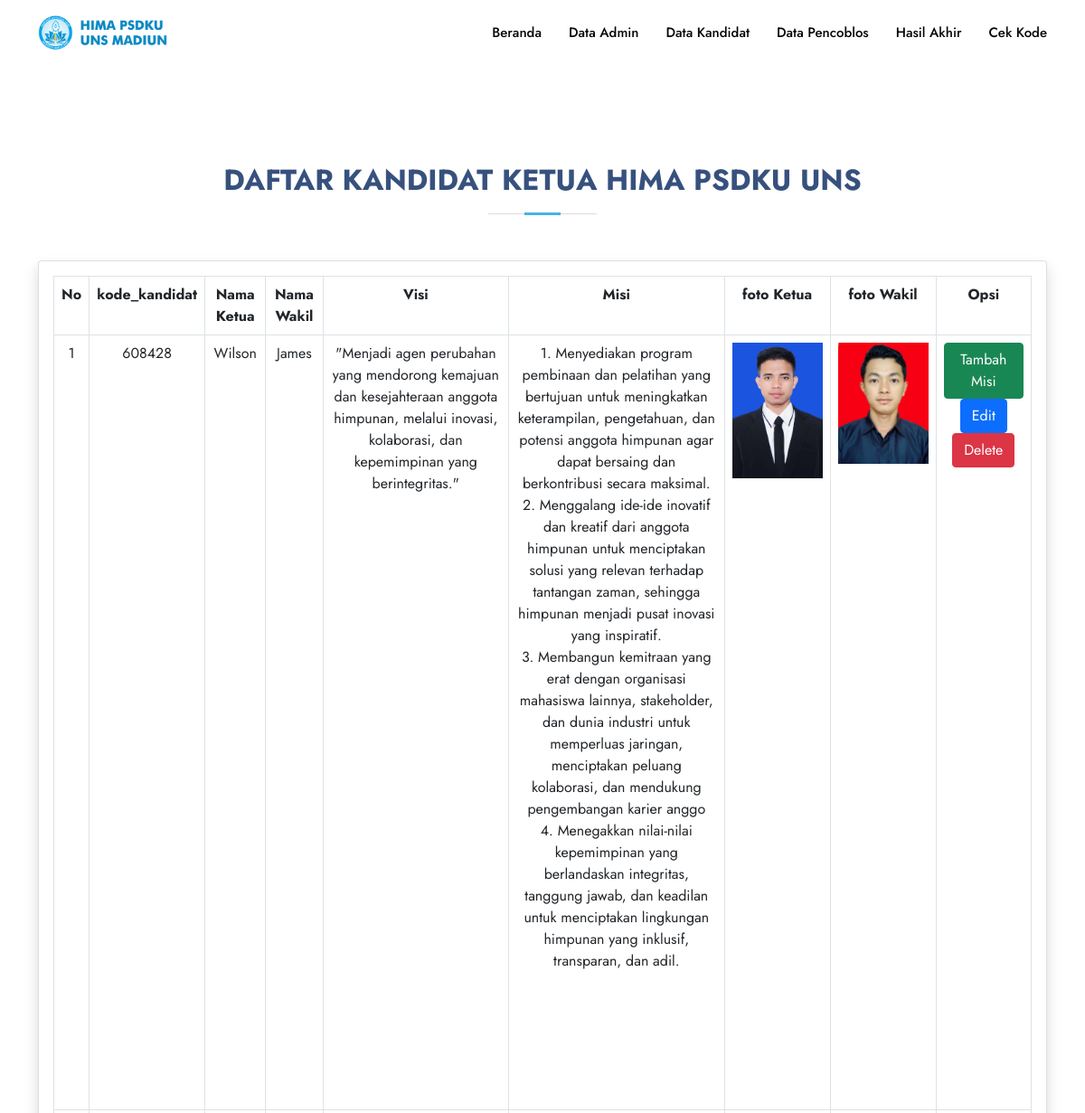
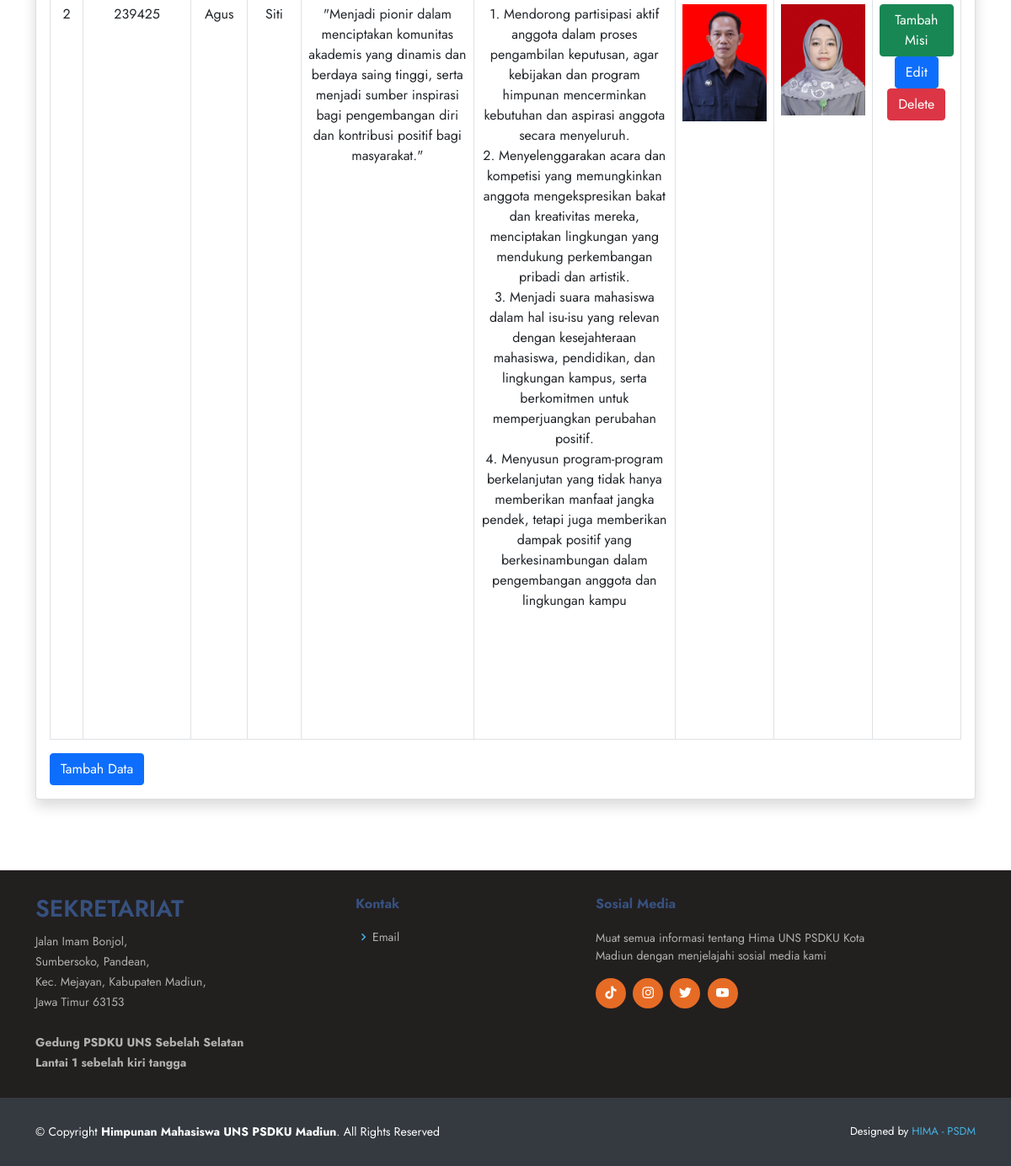
The page /admin/index.php?p=kandidat (signed in) on the database its author committed (2 pictures, top to bottom).
### tables this page shows
CREATE TABLE `tb_kandidat` (
  `id_kandidat` int(11) NOT NULL,
  `kode_kandidat` int(50) NOT NULL,
  `nama_ketua` varchar(100) NOT NULL,
  `nama_wakil` text NOT NULL,
  `visi` text NOT NULL,
  `id_misi` int(11) NOT NULL,
  `foto_ketua` longblob NOT NULL,
  `foto_wakil` longblob NOT NULL
);

CREATE TABLE `tb_misi` (
  `id_misi` int(11) NOT NULL,
  `misi1` varchar(200) NOT NULL,
  `misi2` varchar(200) NOT NULL,
  `misi3` varchar(200) NOT NULL,
  `misi4` varchar(200) NOT NULL,
  `misi5` varchar(200) NOT NULL,
  `misi6` varchar(200) NOT NULL,
  `misi7` varchar(200) NOT NULL,
  `misi8` varchar(200) NOT NULL,
  `misi9` varchar(200) NOT NULL,
  `misi10` varchar(200) NOT NULL
);

### admin/daftar_kandidat/kandidat.php (the view, shortened to what this page needs)
 <section class="layanan">
      <div class="container" data-aos="fade-up">
          <div class="section-title">
            <h2>Daftar Kandidat Ketua HIMA PSDKU UNS </h2>
          </div>
          <div class="card shadow mb-4">
            <div class="card-body">
              <div class="table-responsive">
              <table class="table table-bordered text-center" id="dataTable" width="100%" cellspacing="0">
				<tr>
					<th>No</th>
					<th>kode_kandidat</th>
					<th>Nama Ketua</th>
					<th>Nama Wakil</th>
                    <th>Visi</th>
                    <th>Misi</th>
                    <th>foto Ketua</th>
                    <th>foto Wakil</th>
                    <th>Opsi</th>
				</tr>
				<?php
					$no=1;
					$query = mysqli_query($koneksi,"SELECT * FROM tb_kandidat JOIN tb_misi ON tb_kandidat.id_misi = tb_misi.id_misi");
						while ($row=mysqli_fetch_assoc($query)) {
				?>
				<tr>
					<td><?php echo $no++ ?></td>
					<td><?php echo $row['kode_kandidat']; ?></td>
					<td><?php echo $row['nama_ketua']; ?></td>
					<td><?php echo $row['nama_wakil']; ?></td>
					<td><?php echo $row['visi']; ?></td>
					<td>
					<?php echo $row['misi1']; ?> <br>
					<?php echo $row['misi2']; ?> <br>
					<?php echo $row['misi3']; ?> <br>
					<?php echo $row['misi4']; ?> <br>
					<?php echo $row['misi5']; ?> <br>
					<?php echo $row['misi6']; ?> <br>
					<?php echo $row['misi7']; ?> <br>
					<?php echo $row['misi8']; ?> <br>
					<?php echo $row['misi9']; ?> <br>
					<?php echo $row['misi10']; ?> <br>
					</td>
					<td><?php
								if($row['foto_ketua']== NULL){ ?>
									<img src="./../assets/img/design/kosong/default.PNG" width="50">
						<?php	}else{
						?>
									<img width="100" src="./../assets/img/kandidat/<?php echo $row['foto_ketua']; ?>">
						<?php 	}
				 		?>
					</td>
                    <td><?php
								if($row['foto_wakil'] == NULL){ ?>
									<img src="./../assets/img/design/kosong/default.PNG" width="50">
						<?php	}else{
						?>
									<img width="100" src="./../assets/img/kandidat/<?php echo $row['foto_wakil']; ?>">
						<?php 	}
				 		?>
					</td>
					<td>
						<a class="btn btn-success" data-bs-toggle="modal" data-bs-target="#exampleModal">Tambah Misi</a>
						<a class="btn btn-primary" href="index.php?p=update_data_kandidat&id=<?php echo $row['id_kandidat']?>">Edit</a>
 			    	    <a class="btn btn-danger" onclick="return confirm('Anda Yakin Ingin Menghapus Y/N')" href="index.php?p=delete_data_kandidat&id=<?php echo $row['id_kandidat']?>">Delete</a>
				<?php
					}
             	?>
					</td>
                </tr>
			   	</table>
			   		<a class="btn btn-primary" href="index.php?p=tambah_kandidat">Tambah Data</a>
 			</div>
        </div>
      </div>
    </div>
</section>

### admin/index.php (shortened to what this page needs)
<?php
	include 'conn/config.php';
 ?>
<!DOCTYPE html>
<html lang="en">
<head>
  <link href="../assets/vendor/aos/aos.css" rel="stylesheet">
  <link href="../assets/vendor/bootstrap/css/bootstrap.min.css" rel="stylesheet">
  <link href="../assets/vendor/bootstrap-icons/bootstrap-icons.css" rel="stylesheet">
  <link href="../assets/vendor/boxicons/css/boxicons.min.css" rel="stylesheet">
  <link href="../assets/vendor/glightbox/css/glightbox.min.css" rel="stylesheet">
  <link href="../assets/vendor/remixicon/remixicon.css" rel="stylesheet">
  <link href="../assets/vendor/swiper/swiper-bundle.min.css" rel="stylesheet">
  <link href="../assets/css/style.css" rel="stylesheet">
</head>
<body>
  <header id="header" class="fixed-top">
    <div class="container d-flex align-items-center">
      <h1 class="logo me-auto"><img src="../assets/img/logo_header.png"></a></h1><br>
      <nav id="navbar" class="navbar">
        <ul>
          <li><a class="nav-link scrollto" href="index.php?p=beranda">Beranda</a></li>
          <li><a class="nav-link scrollto" href="index.php?p=daftar">Data Admin</a></li>
          <li><a class="nav-link scrollto" href="index.php?p=kandidat">Data Kandidat</a></li>
          <li><a class="nav-link scrollto" href="index.php?p=pencoblos">Data Pencoblos</a></li>
          <li><a class="nav-link scrollto" href="index.php?p=hasil_akhir">Hasil Akhir</a></li>
          <li><a class="nav-link scrollto" href="index.php?p=cek">Cek Kode</a></li>
        </ul>
      </nav>
    </div>
  </header>
  	<?php
		if(@$_GET['p']==""){
			include_once 'beranda.php';
		}
		elseif(@$_GET['p']=="beranda"){
      include_once 'beranda.php';
    }
    elseif(@$_GET['p']=="daftar"){
      include_once 'daftar_admin/admin.php';
    }
    elseif(@$_GET['p']=="tambah"){
      include_once 'daftar_admin/tambah_admin.php';
    }
    elseif(@$_GET['p']=="edit_data"){
      $query=mysqli_query($koneksi,"SELECT * FROM tb_admin WHERE id ='".$_GET['id']."'");
      while ($r = mysqli_fetch_assoc($query)) {
          include_once 'daftar_admin/edit_admin.php';
      }
    }
		elseif(@$_GET['p']=="delete"){
			$query = mysqli_query($koneksi,"DELETE FROM tb_admin WHERE id='".$_GET['id']."'");
			if($query){
				header('location:index.php?p=daftar');
			}
    }
    elseif(@$_GET['p']=="kandidat"){
      include_once 'daftar_kandidat/kandidat.php';
    }
    elseif(@$_GET['p']=="tambah_kandidat"){
      include_once 'daftar_kandidat/tambah_kandidat.php';
    }
    elseif(@$_GET['p']=="update_data_kandidat"){
      $query=mysqli_query($koneksi,"SELECT * FROM tb_kandidat WHERE id_kandidat ='".$_GET['id']."'");
      while ($r = mysqli_fetch_assoc($query)) {
        include_once 'daftar_kandidat/ubah_kandidat.php';
      }
    }
    elseif(@$_GET['p']=="pencoblos"){
      include_once 'daftar_pencoblos/pencoblos.php';
    }
    elseif(@$_GET['p']=="tambah_pencoblos"){
      include_once 'daftar_pencoblos/tambah_pencoblos.php';
    }
    elseif(@$_GET['p']=="update_data_pencoblos"){
      $query=mysqli_query($koneksi,"SELECT * FROM tb_pencoblos WHERE id_pencoblos ='".$_GET['id']."'");
      while ($r = mysqli_fetch_assoc($query)) {
        include_once 'daftar_pencoblos/ubah_pencoblos.php';
      }
  }
    elseif(@$_GET['p']=="hasil_akhir"){
      include_once 'hasil_akhir/hasil_akhir.php';
    }
    elseif(@$_GET['p']=="tambah_pencoblos"){
      include_once 'daftar_pencoblos/tambah_pencoblos.php';
    }
    ?>
  <footer id="footer">
<div class="footer-top">
  <div class="container">
    <div class="row">
      <div class="col-lg-4 col-md-6 footer-contact">
        <h3>Sekretariat</h3>
        <p>
          Jalan Imam Bonjol, <br>
          Sumbersoko, Pandean,<br>
          Kec. Mejayan, Kabupaten Madiun,<br>
          Jawa Timur 63153 <br><br>
          <strong>Gedung PSDKU UNS Sebelah Selatan <br> Lantai 1 sebelah kiri tangga</strong>
        </p>
      </div>
      <div class="col-lg-3 col-md-6 footer-links">
        <h4>Kontak</h4>
        <ul>
          <li>
              <i class="bx bx-chevron-right"></i>
              <a href = "mailto:himapsdkuuns@gmail.com">Email</a>
          </li>
        </ul>
      </div>
      <div class="col-lg-4 col-md-6 footer-links">
        <h4>Sosial Media</h4>
        <p>Muat semua informasi tentang Hima UNS PSDKU Kota Madiun dengan menjelajahi sosial media kami</p>
        <div class="social-links mt-3">
          <a href="https://www.tiktok.com/@himapsdkuuns_?is_from_webapp=1&sender_device=pc" class="tiktok"><i class="bx bxl-tiktok"></i></a>
          <a href="https://instagram.com/himapsdkuuns" class="instagram"><i class="bx bxl-instagram"></i></a>
          <a href="https://twitter.com/himapsdkuuns?t=uJTRj6Be7Fp85g7XTrOhSg&s=09" class="twitter"><i class="bx bxl-twitter"></i></a>
          <a href="https://www.youtube.com/channel/UCCyytIo3DtbmQ6h8RhJcqzw" class="youtube"><i class="bx bxl-youtube"></i></a>
        </div>
      </div>
    </div>
  </div>
</div>
<div class="container footer-bottom clearfix">
  <div class="copyright">
    &copy; Copyright <strong><span>Himpunan Mahasiswa UNS PSDKU Madiun</span></strong>. All Rights Reserved
  </div>
  <div class="credits">
    Designed by <a href="#">HIMA - PSDM</a>
  </div>
</div>
</footer>
</body>
</html>

### assets/css/style.css (style rules this page uses)
body { font-family: "Jost", sans-serif; color: #444444; }
a { color: #47b2e4; text-decoration: none; }
h1, h2, h3, h4, h5, h6 { font-family: "Jost", sans-serif; }
#header { transition: all 0.5s; z-index: 997; padding: 15px 0; }
#header .logo { font-size: 30px; margin: 0; padding: 0; line-height: 1; font-weight: 500; letter-spacing: 2px; text-transform: uppercase; }
#header .logo img { max-height: 40px; }
.navbar { padding: 0; }
.navbar ul { margin: 0; padding: 0; display: flex; list-style: none; align-items: center; }
.navbar li { position: relative; left: 0; }
.navbar a, .navbar a:focus { display: flex; align-items: center; justify-content: space-between; padding: 10px 0 10px 30px; font-size: 15px; font-weight: 500; color: rgb(8, 3, 0); white-space: nowrap; transition: 0.3s; }
section { padding: 60px 0; overflow: hidden; }
.section-title { text-align: center; padding-bottom: 30px; margin: 50px 0 0 0; }
.section-title h2 { font-size: 32px; font-weight: bold; text-transform: uppercase; margin-bottom: 20px; padding-bottom: 20px; position: relative; color: #37517e; }
.section-title h2::before { content: ""; position: absolute; width: 120px; height: 1px; background: #ddd; bottom: 1px; left: calc(50% - 60px); }
.section-title h2::after { content: ""; position: absolute; display: block; width: 40px; height: 3px; background: #47b2e4; bottom: 0; left: calc(50% - 20px); }
.layanan .section-title h2 { font-size: 32px; font-weight: bold; text-transform: uppercase; padding-top: 70px; padding-bottom: 20px; position: relative; color: #37517e; }
#footer { font-size: 14px; background: #343a40; }
#footer .footer-top { padding: 30px 0 0px; background: rgb(34, 31, 31); }
#footer .footer-top .footer-contact { margin-bottom: 30px; }
#footer .footer-top .footer-contact h3 { font-size: 28px; margin: 0 0 10px 0; padding: 2px 0 2px 0; line-height: 1; text-transform: uppercase; font-weight: 600; color: #37517e; }
#footer .footer-top .footer-contact p { font-size: 14px; line-height: 24px; margin-bottom: 0; font-family: "Jost", sans-serif; color: #ffffffa6; }
#footer .footer-top h4 { font-size: 16px; font-weight: bold; color: #37517e; position: relative; padding-bottom: 12px; }
#footer .footer-top p { color: #ffffffa6; }
#footer .footer-top .footer-links { margin-bottom: 30px; }
#footer .footer-top .footer-links ul { list-style: none; padding: 0; margin: 0; }
#footer .footer-top .footer-links ul i { padding-right: 2px; color: #47b2e4; font-size: 18px; line-height: 1; }
#footer .footer-top .footer-links ul li { padding: 10px 0; display: flex; align-items: center; }
#footer .footer-top .footer-links ul li:first-child { padding-top: 0; }
#footer .footer-top .footer-links ul a { color: #ffffffa6; transition: 0.3s; display: inline-block; line-height: 1; }
#footer .footer-top .social-links a { font-size: 18px; display: inline-block; background: #e66c25; color: #fff; line-height: 1; padding: 8px 0; margin-right: 4px; border-radius: 50%; text-align: center; width: 36px; height: 36px; transition: 0.3s; }
#footer .footer-bottom { padding-top: 30px; padding-bottom: 30px; color: #fff; }
#footer .copyright { float: left; }
#footer .credits { float: right; font-size: 13px; }
#footer .credits a { transition: 0.3s; }

### rows shown on the page
tb_kandidat: kode_kandidat "608428", nama_ketua "Wilson", nama_wakil "James", visi "\"Menjadi agen perubahan yang mendorong kemajuan dan kesejahteraan anggota himpunan, melalui inovasi, kolaborasi, dan kepemimpinan yang berintegritas.\"", id_misi.misi1 "1. Menyediakan program pembinaan dan pelatihan yang bertujuan untuk meningkatkan keterampilan, pengetahuan, dan potensi anggota himpunan agar dapat bersaing dan berkontribusi secara maksimal.", id_misi.misi2 "2. Menggalang ide-ide inovatif dan kreatif dari anggota himpunan untuk menciptakan solusi yang relevan terhadap tantangan zaman, sehingga himpunan menjadi pusat inovasi yang inspiratif.", id_misi.misi3 "3. Membangun kemitraan yang erat dengan organisasi mahasiswa lainnya, stakeholder, dan dunia industri untuk memperluas jaringan, menciptakan peluang kolaborasi, dan mendukung pengembangan karier anggo", id_misi.misi4 "4. Menegakkan nilai-nilai kepemimpinan yang berlandaskan integritas, tanggung jawab, dan keadilan untuk menciptakan lingkungan himpunan yang inklusif, transparan, dan adil.", foto_ketua (picture), foto_wakil (picture)
tb_kandidat: kode_kandidat "239425", nama_ketua "Agus", nama_wakil "Siti", visi "\"Menjadi pionir dalam menciptakan komunitas akademis yang dinamis dan berdaya saing tinggi, serta menjadi sumber inspirasi bagi pengembangan diri dan kontribusi positif bagi masyarakat.\"", id_misi.misi1 "1. Mendorong partisipasi aktif anggota dalam proses pengambilan keputusan, agar kebijakan dan program himpunan mencerminkan kebutuhan dan aspirasi anggota secara menyeluruh.", id_misi.misi2 "2. Menyelenggarakan acara dan kompetisi yang memungkinkan anggota mengekspresikan bakat dan kreativitas mereka, menciptakan lingkungan yang mendukung perkembangan pribadi dan artistik.", id_misi.misi3 "3. Menjadi suara mahasiswa dalam hal isu-isu yang relevan dengan kesejahteraan mahasiswa, pendidikan, dan lingkungan kampus, serta berkomitmen untuk memperjuangkan perubahan positif.", id_misi.misi4 "4. Menyusun program-program berkelanjutan yang tidak hanya memberikan manfaat jangka pendek, tetapi juga memberikan dampak positif yang berkesinambungan dalam pengembangan anggota dan lingkungan kampu", foto_ketua (picture), foto_wakil (picture)
